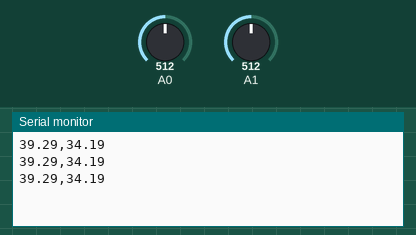
Recording of a sketch running on a simulated Arduino Uno, built with avr-gcc and run on an emulated ATmega328P. On the bench: the last lines printed to the serial monitor. Inputs (shaded band) come from the test bench; at power-on: A0 = 512, A1 = 512.

Above: at 1.3 s.
1.4 s: A0 set to 716
At 1.9 s:
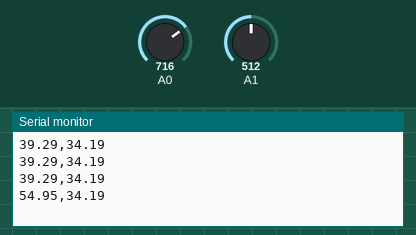
2.9 s: A1 set to 716
At 3.4 s:
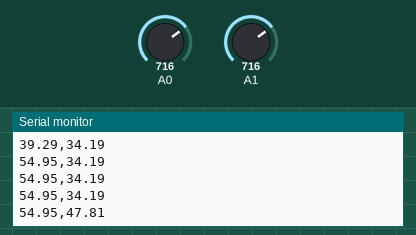
4.4 s: A0 set to 900
At 4.9 s:
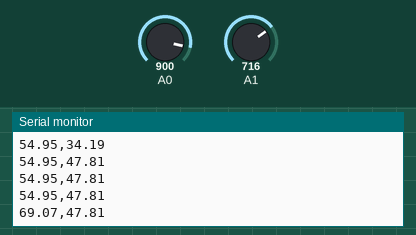
5.9 s: A1 set to 900
At 6.4 s:
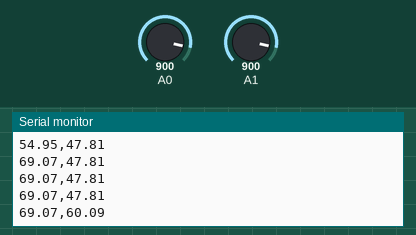
Timing chart, 0 to 8.4 s (numbered marks = the images above; inputs shaded):
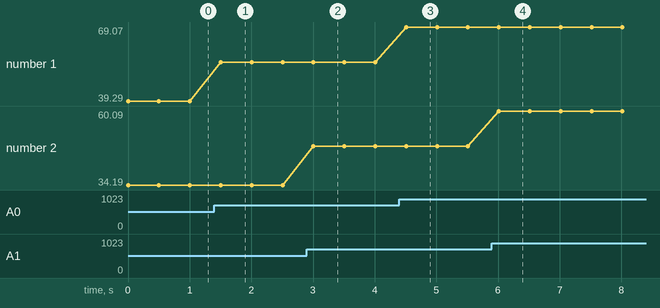

The sketch:

arduino_code.ino
```cpp
#include <Servo.h>

Servo ESC;                       // create servo object to control the ESC

int potValue;                   // value from the analog pin
int v_read,i_read;
float volt,amps;
void setup()
{
                                // Attach the ESC on pin 9
  //ESC.attach(9,1000,2000);      // (pin, min pulse width, max pulse width in microseconds)
  Serial.begin(9600);
}

void loop()
{
  /* controlling the motor */
 // potValue = analogRead(A0);                   // reads the value of the potentiometer (value between 0 and 1023)
//   Serial.println(potValue);
 // potValue = map(potValue, 0, 1023, 0, 180);   // scale it to use it with the servo library (value between 0 and 180)
 // ESC.write(potValue);                         // Send the signal to the ESC

  /*reading sensor inputs */
  v_read=analogRead(A0);
  i_read=analogRead(A1);
  //Serial.println("analog read:");
  //Serial.println(v_read);
  //Serial.println(i_read);
  /* Calculating the voltage and current measured */
  volt=v_read*((float)5/(1023 * 0.06369));
  amps=i_read*((float)5/(1023 * 0.07320));

  Serial.print(volt);
  Serial.print(",");
  Serial.print(amps);
  Serial.println();
  delay(500);
}
```

Measured:
- after the input at 1.4 s, the serial monitor: prints a new line after 0.10 s (image 1)
- after the input at 2.9 s, the serial monitor: prints a new line after 0.11 s (image 2)
- after the input at 4.4 s, the serial monitor: prints a new line after 0.11 s (image 3)
- after the input at 5.9 s, the serial monitor: prints a new line after 0.11 s (image 4)
- plotted number 1: 39.29 → 54.95 after the input at 1.4 s, 54.95 → 69.07 after the input at 4.4 s
- plotted number 2: 34.19 → 47.81 after the input at 2.9 s, 47.81 → 60.09 after the input at 5.9 s
